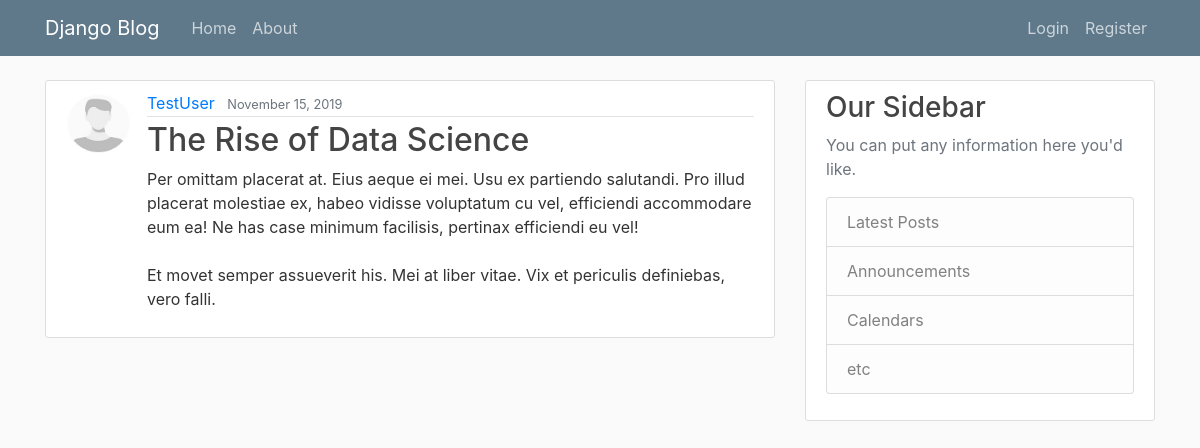
Page /post/23/ on the committed database.
### blog/models.py (models this page shows, shortened)
class Post(models.Model):
  title = models.CharField(max_length=100)
  content = models.TextField()
  date_posted = models.DateTimeField(default=timezone.now)
  author = models.ForeignKey(User, on_delete=models.CASCADE)

### users/models.py (models this page shows, shortened)
class Profile(models.Model):
  user = models.OneToOneField(User, on_delete=models.CASCADE)
  image = models.ImageField(default='default.jpg', upload_to='profile_pics')

### blog/views.py (the view)
# urls.py: path('post/<int:pk>/', PostDetailView.as_view(), name='post-detail'),
class PostDetailView(DetailView):
  model = Post

### blog/templates/blog/post_detail.html (shortened to what this page needs)
{% extends "blog/base.html" %}
{% block content %}
  <article class="media content-section">
    <img src="{{ post.author.profile.image.url }}" class="rounded-circle article-img" alt=" {{ object.author.username }} ">
    <div class="media-body">
      <div class="article-metadata">
        <a class="mr-2" href="{% url 'user-posts' object.author.username %}">{{ object.author }}</a>
        <small class="text-muted">{{ object.date_posted|date:"F d, Y" }}</small>
      </div>
      <h2 class="article-title">{{ object.title }}</h2>
      <p class="article-content">{{ object.content }}</p>
    </div>
  </article>
{% endblock content %}

### blog/static/blog/main.css (style rules this page uses)
body { background: #fafafa; color: #333333; margin-top: 5rem; }
h1, h2, h3, h4, h5, h6 { color: #444444; }
.content-section { background: #ffffff; padding: 10px 20px; border: 1px solid #dddddd; border-radius: 3px; margin-bottom: 20px; }
.article-title { color: #444444; }
.article-content { white-space: pre-line; }
.article-img { height: 65px; width: 65px; margin-right: 16px; }
.article-metadata { padding-bottom: 1px; margin-bottom: 4px; border-bottom: 1px solid #e3e3e3 }

### rows in the picture
Post: author.profile.image (placeholder picture), author "TestUser", date_posted "November 15, 2019", title "The Rise of Data Science", content "Per omittam placerat at. Eius aeque ei mei. Usu ex partiendo salutandi. Pro illud placerat molestiae ex, habeo vidisse voluptatum cu vel, efficiendi accommodare eum ea! Ne has case minimum facilisis, pertinax efficiendi eu vel! Et movet semper assueverit his. Mei at liber vitae. Vix et periculis definiebas, vero falli."
